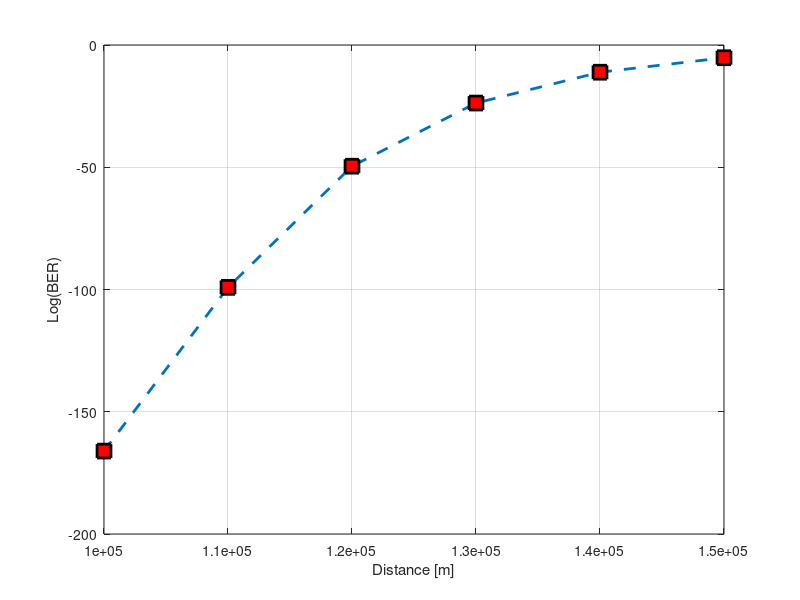

Write MATLAB code to recreate this figure.
%Optical Communication Systems/Components
%Lab 1

clear all;
close all;
clc;

%BER VALUES
b=[8.2407745996413e-167 7.45280708982906e-100 2.69839988363331e-50 1.79919953197919e-24 7.40469207735089e-12 6.11850619761353e-6];
%DISTANCE VALUES (in meters)
d=[100000 110000 120000 130000 140000 150000];

figure;
plot(d,log10(b),'--s','Linewidth',2,'MarkerEdgeColor','k','MarkerFaceColor','r','MarkerSize',10);
xlabel('Distance [m]'); ylabel('Log(BER)'); grid on;
%title('BER vs distance');
